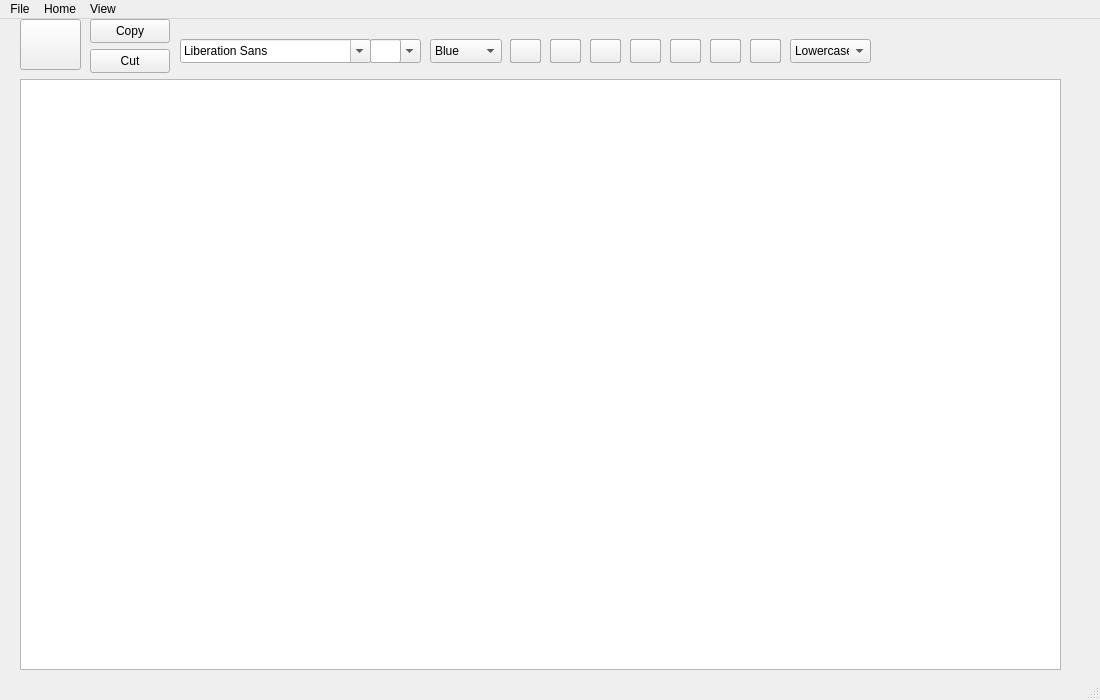
<?xml version="1.0" encoding="UTF-8"?>
<ui version="4.0">
 <class>NotePad</class>
 <widget class="QMainWindow" name="NotePad">
  <property name="geometry">
   <rect>
    <x>0</x>
    <y>0</y>
    <width>1100</width>
    <height>700</height>
   </rect>
  </property>
  <property name="windowTitle">
   <string>NotePad</string>
  </property>
  <widget class="QWidget" name="centralwidget">
   <widget class="QTextEdit" name="textEdit">
    <property name="geometry">
     <rect>
      <x>20</x>
      <y>60</y>
      <width>1041</width>
      <height>591</height>
     </rect>
    </property>
    <property name="styleSheet">
     <string notr="true">font-size: 16px;</string>
    </property>
   </widget>
   <widget class="QFontComboBox" name="fontComboBox">
    <property name="geometry">
     <rect>
      <x>180</x>
      <y>20</y>
      <width>191</width>
      <height>24</height>
     </rect>
    </property>
   </widget>
   <widget class="QComboBox" name="comboBox">
    <property name="geometry">
     <rect>
      <x>370</x>
      <y>20</y>
      <width>51</width>
      <height>24</height>
     </rect>
    </property>
   </widget>
   <widget class="QComboBox" name="color">
    <property name="geometry">
     <rect>
      <x>430</x>
      <y>20</y>
      <width>72</width>
      <height>24</height>
     </rect>
    </property>
    <property name="placeholderText">
     <string/>
    </property>
    <item>
     <property name="text">
      <string>Blue</string>
     </property>
    </item>
    <item>
     <property name="text">
      <string>Yellow</string>
     </property>
    </item>
    <item>
     <property name="text">
      <string>Green</string>
     </property>
    </item>
    <item>
     <property name="text">
      <string>Brown</string>
     </property>
    </item>
    <item>
     <property name="text">
      <string>Black</string>
     </property>
    </item>
    <item>
     <property name="text">
      <string>Red</string>
     </property>
    </item>
    <item>
     <property name="text">
      <string>Cyan</string>
     </property>
    </item>
    <item>
     <property name="text">
      <string>More</string>
     </property>
    </item>
   </widget>
   <widget class="QPushButton" name="bold_button">
    <property name="geometry">
     <rect>
      <x>510</x>
      <y>20</y>
      <width>31</width>
      <height>24</height>
     </rect>
    </property>
    <property name="text">
     <string/>
    </property>
    <property name="icon">
     <iconset resource="resources.qrc">
      <normaloff>:/imgs/imgs/bold_icon.png</normaloff>:/imgs/imgs/bold_icon.png</iconset>
    </property>
   </widget>
   <widget class="QPushButton" name="bold_button_2">
    <property name="geometry">
     <rect>
      <x>510</x>
      <y>20</y>
      <width>31</width>
      <height>24</height>
     </rect>
    </property>
    <property name="styleSheet">
     <string notr="true">background-color: grey;
 </string>
    </property>
    <property name="text">
     <string/>
    </property>
    <property name="icon">
     <iconset resource="resources.qrc">
      <normaloff>:/imgs/imgs/bold_icon.png</normaloff>:/imgs/imgs/bold_icon.png</iconset>
    </property>
   </widget>
   <widget class="QPushButton" name="underline_button">
    <property name="geometry">
     <rect>
      <x>550</x>
      <y>20</y>
      <width>31</width>
      <height>24</height>
     </rect>
    </property>
    <property name="text">
     <string/>
    </property>
    <property name="icon">
     <iconset resource="resources.qrc">
      <normaloff>:/imgs/imgs/underline_icon.png</normaloff>:/imgs/imgs/underline_icon.png</iconset>
    </property>
    <property name="iconSize">
     <size>
      <width>22</width>
      <height>22</height>
     </size>
    </property>
   </widget>
   <widget class="QPushButton" name="underline_button_2">
    <property name="geometry">
     <rect>
      <x>550</x>
      <y>20</y>
      <width>31</width>
      <height>24</height>
     </rect>
    </property>
    <property name="styleSheet">
     <string notr="true">background-color: grey;
 </string>
    </property>
    <property name="text">
     <string/>
    </property>
    <property name="icon">
     <iconset resource="resources.qrc">
      <normaloff>:/imgs/imgs/underline_icon.png</normaloff>:/imgs/imgs/underline_icon.png</iconset>
    </property>
    <property name="iconSize">
     <size>
      <width>22</width>
      <height>22</height>
     </size>
    </property>
   </widget>
   <widget class="QPushButton" name="center_button">
    <property name="geometry">
     <rect>
      <x>590</x>
      <y>20</y>
      <width>31</width>
      <height>24</height>
     </rect>
    </property>
    <property name="text">
     <string/>
    </property>
    <property name="icon">
     <iconset resource="resources.qrc">
      <normaloff>:/imgs/imgs/align_center_icon.png</normaloff>:/imgs/imgs/align_center_icon.png</iconset>
    </property>
    <property name="iconSize">
     <size>
      <width>20</width>
      <height>20</height>
     </size>
    </property>
   </widget>
   <widget class="QPushButton" name="italic_button">
    <property name="geometry">
     <rect>
      <x>710</x>
      <y>20</y>
      <width>31</width>
      <height>24</height>
     </rect>
    </property>
    <property name="text">
     <string/>
    </property>
    <property name="icon">
     <iconset resource="resources.qrc">
      <normaloff>:/imgs/imgs/italic_icon.png</normaloff>:/imgs/imgs/italic_icon.png</iconset>
    </property>
   </widget>
   <widget class="QPushButton" name="center_button_2">
    <property name="geometry">
     <rect>
      <x>590</x>
      <y>20</y>
      <width>31</width>
      <height>24</height>
     </rect>
    </property>
    <property name="styleSheet">
     <string notr="true">background-color: grey;
 </string>
    </property>
    <property name="text">
     <string/>
    </property>
    <property name="icon">
     <iconset resource="resources.qrc">
      <normaloff>:/imgs/imgs/align_center_icon.png</normaloff>:/imgs/imgs/align_center_icon.png</iconset>
    </property>
   </widget>
   <widget class="QPushButton" name="italic_button_2">
    <property name="geometry">
     <rect>
      <x>710</x>
      <y>20</y>
      <width>31</width>
      <height>24</height>
     </rect>
    </property>
    <property name="styleSheet">
     <string notr="true">background-color: grey;
 </string>
    </property>
    <property name="text">
     <string/>
    </property>
    <property name="icon">
     <iconset resource="resources.qrc">
      <normaloff>:/imgs/imgs/italic_icon.png</normaloff>:/imgs/imgs/italic_icon.png</iconset>
    </property>
   </widget>
   <widget class="QPushButton" name="linethrough">
    <property name="geometry">
     <rect>
      <x>750</x>
      <y>20</y>
      <width>31</width>
      <height>24</height>
     </rect>
    </property>
    <property name="text">
     <string/>
    </property>
    <property name="icon">
     <iconset resource="resources.qrc">
      <normaloff>:/imgs/imgs/linethrough_icon.png</normaloff>:/imgs/imgs/linethrough_icon.png</iconset>
    </property>
    <property name="iconSize">
     <size>
      <width>23</width>
      <height>23</height>
     </size>
    </property>
   </widget>
   <widget class="QPushButton" name="linethrough_2">
    <property name="geometry">
     <rect>
      <x>750</x>
      <y>20</y>
      <width>31</width>
      <height>24</height>
     </rect>
    </property>
    <property name="styleSheet">
     <string notr="true">background-color: grey;
 </string>
    </property>
    <property name="text">
     <string/>
    </property>
    <property name="icon">
     <iconset resource="resources.qrc">
      <normaloff>:/imgs/imgs/linethrough_icon.png</normaloff>:/imgs/imgs/linethrough_icon.png</iconset>
    </property>
    <property name="iconSize">
     <size>
      <width>23</width>
      <height>23</height>
     </size>
    </property>
   </widget>
   <widget class="QPushButton" name="paste_button">
    <property name="geometry">
     <rect>
      <x>20</x>
      <y>0</y>
      <width>61</width>
      <height>51</height>
     </rect>
    </property>
    <property name="text">
     <string/>
    </property>
    <property name="icon">
     <iconset resource="resources.qrc">
      <normaloff>:/imgs/imgs/paste_icon.png</normaloff>:/imgs/imgs/paste_icon.png</iconset>
    </property>
    <property name="iconSize">
     <size>
      <width>40</width>
      <height>40</height>
     </size>
    </property>
   </widget>
   <widget class="QPushButton" name="copy_button">
    <property name="geometry">
     <rect>
      <x>90</x>
      <y>0</y>
      <width>80</width>
      <height>24</height>
     </rect>
    </property>
    <property name="text">
     <string>Copy</string>
    </property>
    <property name="icon">
     <iconset resource="resources.qrc">
      <normaloff>:/imgs/imgs/copy_icon.png</normaloff>:/imgs/imgs/copy_icon.png</iconset>
    </property>
   </widget>
   <widget class="QPushButton" name="cut_button">
    <property name="geometry">
     <rect>
      <x>90</x>
      <y>30</y>
      <width>80</width>
      <height>24</height>
     </rect>
    </property>
    <property name="text">
     <string>Cut</string>
    </property>
    <property name="icon">
     <iconset resource="resources.qrc">
      <normaloff>:/imgs/imgs/cut_icon.png</normaloff>:/imgs/imgs/cut_icon.png</iconset>
    </property>
   </widget>
   <widget class="QLineEdit" name="lineEdit">
    <property name="geometry">
     <rect>
      <x>370</x>
      <y>20</y>
      <width>31</width>
      <height>24</height>
     </rect>
    </property>
   </widget>
   <widget class="QComboBox" name="case_combo">
    <property name="geometry">
     <rect>
      <x>790</x>
      <y>20</y>
      <width>81</width>
      <height>24</height>
     </rect>
    </property>
    <item>
     <property name="text">
      <string>Lowercase</string>
     </property>
    </item>
    <item>
     <property name="text">
      <string>Uppercase</string>
     </property>
    </item>
    <item>
     <property name="text">
      <string>Sentence</string>
     </property>
    </item>
   </widget>
   <widget class="QPushButton" name="align_right_button">
    <property name="geometry">
     <rect>
      <x>630</x>
      <y>20</y>
      <width>31</width>
      <height>24</height>
     </rect>
    </property>
    <property name="text">
     <string/>
    </property>
    <property name="icon">
     <iconset resource="resources.qrc">
      <normaloff>:/imgs/imgs/align_right_icon.png</normaloff>:/imgs/imgs/align_right_icon.png</iconset>
    </property>
    <property name="iconSize">
     <size>
      <width>20</width>
      <height>20</height>
     </size>
    </property>
   </widget>
   <widget class="QPushButton" name="align_right_2_button">
    <property name="geometry">
     <rect>
      <x>630</x>
      <y>20</y>
      <width>31</width>
      <height>24</height>
     </rect>
    </property>
    <property name="styleSheet">
     <string notr="true">background-color: grey;
 </string>
    </property>
    <property name="text">
     <string/>
    </property>
    <property name="icon">
     <iconset resource="resources.qrc">
      <normaloff>:/imgs/imgs/align_right_icon.png</normaloff>:/imgs/imgs/align_right_icon.png</iconset>
    </property>
    <property name="iconSize">
     <size>
      <width>20</width>
      <height>20</height>
     </size>
    </property>
   </widget>
   <widget class="QPushButton" name="align_left_button">
    <property name="geometry">
     <rect>
      <x>670</x>
      <y>20</y>
      <width>31</width>
      <height>24</height>
     </rect>
    </property>
    <property name="text">
     <string/>
    </property>
    <property name="icon">
     <iconset resource="resources.qrc">
      <normaloff>:/imgs/imgs/align_left_icon.png</normaloff>:/imgs/imgs/align_left_icon.png</iconset>
    </property>
    <property name="iconSize">
     <size>
      <width>20</width>
      <height>20</height>
     </size>
    </property>
   </widget>
   <widget class="QPushButton" name="align_left_button_2">
    <property name="geometry">
     <rect>
      <x>670</x>
      <y>20</y>
      <width>31</width>
      <height>24</height>
     </rect>
    </property>
    <property name="styleSheet">
     <string notr="true">background-color: grey;
 </string>
    </property>
    <property name="text">
     <string/>
    </property>
    <property name="icon">
     <iconset resource="resources.qrc">
      <normaloff>:/imgs/imgs/align_left_icon.png</normaloff>:/imgs/imgs/align_left_icon.png</iconset>
    </property>
    <property name="iconSize">
     <size>
      <width>20</width>
      <height>20</height>
     </size>
    </property>
   </widget>
   <zorder>align_left_button_2</zorder>
   <zorder>align_right_2_button</zorder>
   <zorder>linethrough_2</zorder>
   <zorder>italic_button_2</zorder>
   <zorder>center_button_2</zorder>
   <zorder>underline_button_2</zorder>
   <zorder>bold_button_2</zorder>
   <zorder>italic_button</zorder>
   <zorder>center_button</zorder>
   <zorder>underline_button</zorder>
   <zorder>bold_button</zorder>
   <zorder>textEdit</zorder>
   <zorder>fontComboBox</zorder>
   <zorder>comboBox</zorder>
   <zorder>color</zorder>
   <zorder>linethrough</zorder>
   <zorder>paste_button</zorder>
   <zorder>copy_button</zorder>
   <zorder>cut_button</zorder>
   <zorder>lineEdit</zorder>
   <zorder>case_combo</zorder>
   <zorder>align_right_button</zorder>
   <zorder>align_left_button</zorder>
  </widget>
  <widget class="QMenuBar" name="menubar">
   <property name="geometry">
    <rect>
     <x>0</x>
     <y>0</y>
     <width>1100</width>
     <height>21</height>
    </rect>
   </property>
   <widget class="QMenu" name="menuFile">
    <property name="styleSheet">
     <string notr="true">QMenu
{
	width: 200px;
	background-color: white;
}</string>
    </property>
    <property name="title">
     <string>File</string>
    </property>
    <addaction name="actionSave"/>
    <addaction name="actionSave_As"/>
    <addaction name="actionExit"/>
   </widget>
   <widget class="QMenu" name="menuHome">
    <property name="title">
     <string>Home</string>
    </property>
   </widget>
   <widget class="QMenu" name="menuView">
    <property name="title">
     <string>View</string>
    </property>
   </widget>
   <addaction name="menuFile"/>
   <addaction name="menuHome"/>
   <addaction name="menuView"/>
  </widget>
  <widget class="QStatusBar" name="statusbar"/>
  <action name="actionSave">
   <property name="text">
    <string>Save</string>
   </property>
  </action>
  <action name="actionSave_As">
   <property name="text">
    <string>Save As</string>
   </property>
  </action>
  <action name="actionExit">
   <property name="text">
    <string>Exit</string>
   </property>
  </action>
 </widget>
 <resources>
  <include location="resources.qrc"/>
 </resources>
 <connections/>
</ui>
